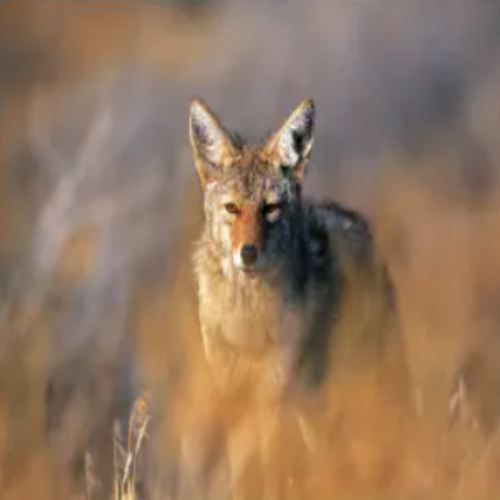
#> input picture images_data/inputs_resized/coyote_resized.png, 500 x 500 px, given in place of coyote_resized.png.png, which was not available
$ python -i histogram_equalization.py   (imports and definitions only)
#> lines starting #> are read from the running program, lines starting #| are printed output that depends on the picture; pictures that were not available may be replaced by others from this repository, and a replacement may not be noted
import cv2 as cv

from skimage.metrics import normalized_root_mse as nrmse
from fuzzy import getImageNames, computeEntropy, computeTenengrad

def importImage(path):
    input_image = cv.imread(path)
#> input_image is the input picture: shape (500, 500, 3); mean B, G, R 95.4, 118.6, 145.7
    if input_image is None:
        print(f"Error: Could not load image from {path}")
        return None

    return input_image

# Use OpenCV histogram equalization on luminance (grayscale) channel of image
def applyHistogramEqualization(name):
    path = f"images_data/inputs_resized/{name}.png"
    input_image = importImage(path)

    ycrcb_image = cv.cvtColor(input_image, cv.COLOR_BGR2YCrCb)
#> ycrcb_image: shape (500, 500, 3); mean of channels 0, 1, 2 124.1, 143.5, 111.8
    y, cr, cb = cv.split(ycrcb_image)
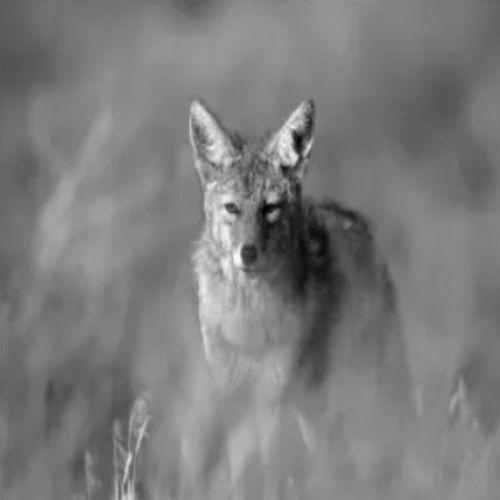
#> y: shape (500, 500); min 1, max 251, mean 124.1
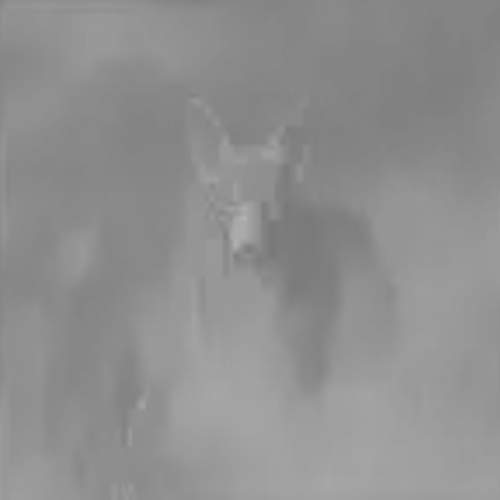
#> cr: shape (500, 500); min 120, max 179, mean 143.5
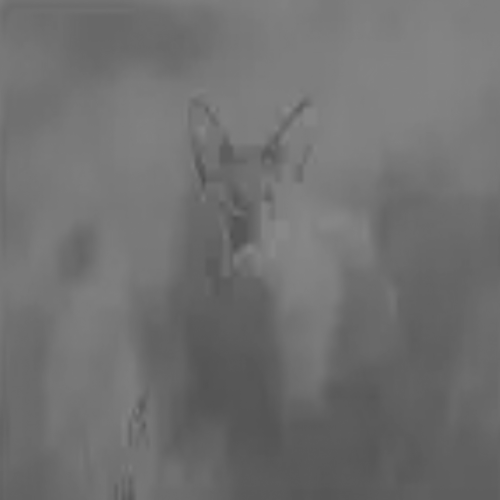
#> cb: shape (500, 500); min 79, max 138, mean 111.8

    equalized_y = cv.equalizeHist(y)
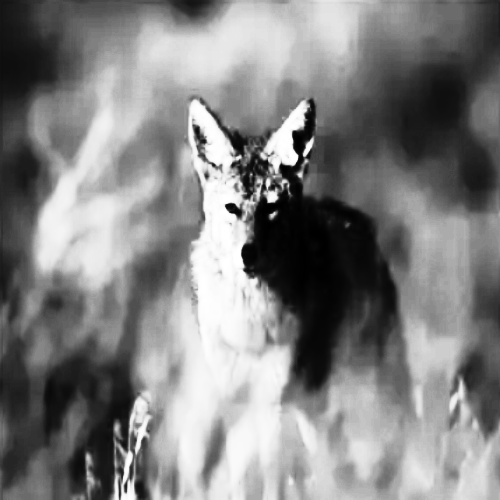
#> equalized_y: shape (500, 500); min 0, max 255, mean 129.1
    equalized_ycrcb_image = cv.merge([equalized_y, cr, cb])
#> equalized_ycrcb_image: shape (500, 500, 3); mean of channels 0, 1, 2 129.1, 143.5, 111.8
    equalized_image = cv.cvtColor(equalized_ycrcb_image, cv.COLOR_YCrCb2BGR)
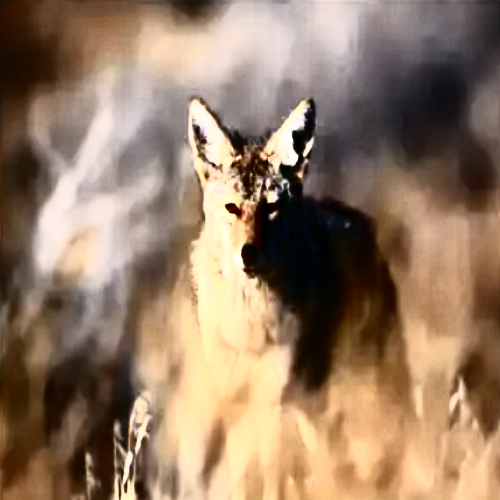
#> equalized_image: shape (500, 500, 3); mean B, G, R 100.8, 123.6, 148.5

    return input_image, equalized_image

# Main code block
# [19 lines not run here, left out]

>>> result = applyHistogramEqualization('images_data/inputs_resized/coyote_resized.png')
